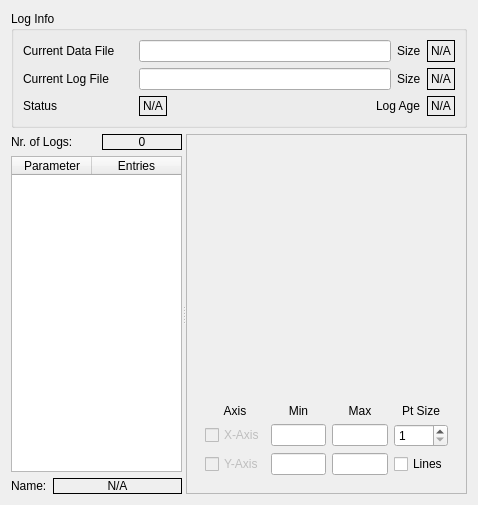
<?xml version="1.0" encoding="UTF-8"?>
<ui version="4.0">
 <class>LogPlotsWidget</class>
 <widget class="QWidget" name="LogPlotsWidget">
  <property name="geometry">
   <rect>
    <x>0</x>
    <y>0</y>
    <width>478</width>
    <height>505</height>
   </rect>
  </property>
  <property name="windowTitle">
   <string>Form</string>
  </property>
  <layout class="QGridLayout" name="gridLayout_5">
   <item row="0" column="0">
    <widget class="QGroupBox" name="groupBox">
     <property name="sizePolicy">
      <sizepolicy hsizetype="Preferred" vsizetype="Minimum">
       <horstretch>0</horstretch>
       <verstretch>0</verstretch>
      </sizepolicy>
     </property>
     <property name="title">
      <string>Log Info</string>
     </property>
     <layout class="QGridLayout" name="gridLayout_4">
      <item row="0" column="0" colspan="3">
       <layout class="QHBoxLayout" name="horizontalLayout_2">
        <item>
         <widget class="QLabel" name="label_6">
          <property name="sizePolicy">
           <sizepolicy hsizetype="Minimum" vsizetype="Minimum">
            <horstretch>0</horstretch>
            <verstretch>0</verstretch>
           </sizepolicy>
          </property>
          <property name="minimumSize">
           <size>
            <width>110</width>
            <height>0</height>
           </size>
          </property>
          <property name="text">
           <string>Current Data File</string>
          </property>
         </widget>
        </item>
        <item>
         <widget class="QLineEdit" name="dataFileNameLineEdit">
          <property name="readOnly">
           <bool>true</bool>
          </property>
         </widget>
        </item>
        <item>
         <widget class="QLabel" name="label_9">
          <property name="text">
           <string>Size</string>
          </property>
         </widget>
        </item>
        <item>
         <widget class="QLabel" name="dataSizeLabel">
          <property name="frameShape">
           <enum>QFrame::Box</enum>
          </property>
          <property name="text">
           <string>N/A</string>
          </property>
         </widget>
        </item>
       </layout>
      </item>
      <item row="1" column="0" colspan="3">
       <layout class="QHBoxLayout" name="horizontalLayout_3">
        <item>
         <widget class="QLabel" name="label_7">
          <property name="sizePolicy">
           <sizepolicy hsizetype="Minimum" vsizetype="Preferred">
            <horstretch>0</horstretch>
            <verstretch>0</verstretch>
           </sizepolicy>
          </property>
          <property name="minimumSize">
           <size>
            <width>110</width>
            <height>0</height>
           </size>
          </property>
          <property name="text">
           <string>Current Log File</string>
          </property>
         </widget>
        </item>
        <item>
         <widget class="QLineEdit" name="logFileNameLineEdit">
          <property name="readOnly">
           <bool>true</bool>
          </property>
         </widget>
        </item>
        <item>
         <widget class="QLabel" name="label_10">
          <property name="text">
           <string>Size</string>
          </property>
         </widget>
        </item>
        <item>
         <widget class="QLabel" name="logSizeLabel">
          <property name="frameShape">
           <enum>QFrame::Box</enum>
          </property>
          <property name="text">
           <string>N/A</string>
          </property>
         </widget>
        </item>
       </layout>
      </item>
      <item row="2" column="0">
       <layout class="QHBoxLayout" name="horizontalLayout_4">
        <item>
         <widget class="QLabel" name="label_11">
          <property name="sizePolicy">
           <sizepolicy hsizetype="Minimum" vsizetype="Preferred">
            <horstretch>0</horstretch>
            <verstretch>0</verstretch>
           </sizepolicy>
          </property>
          <property name="minimumSize">
           <size>
            <width>110</width>
            <height>0</height>
           </size>
          </property>
          <property name="text">
           <string>Status</string>
          </property>
         </widget>
        </item>
        <item>
         <widget class="QLabel" name="logStatusLabel">
          <property name="frameShape">
           <enum>QFrame::Box</enum>
          </property>
          <property name="text">
           <string>N/A</string>
          </property>
         </widget>
        </item>
       </layout>
      </item>
      <item row="2" column="1">
       <spacer name="horizontalSpacer_7">
        <property name="orientation">
         <enum>Qt::Horizontal</enum>
        </property>
        <property name="sizeHint" stdset="0">
         <size>
          <width>349</width>
          <height>20</height>
         </size>
        </property>
       </spacer>
      </item>
      <item row="2" column="2">
       <layout class="QHBoxLayout" name="horizontalLayout_5">
        <item>
         <widget class="QLabel" name="label_12">
          <property name="text">
           <string>Log Age</string>
          </property>
         </widget>
        </item>
        <item>
         <widget class="QLabel" name="logAgeLabel">
          <property name="frameShape">
           <enum>QFrame::Box</enum>
          </property>
          <property name="text">
           <string>N/A</string>
          </property>
         </widget>
        </item>
       </layout>
      </item>
     </layout>
    </widget>
   </item>
   <item row="1" column="0">
    <widget class="QSplitter" name="splitter">
     <property name="sizePolicy">
      <sizepolicy hsizetype="Expanding" vsizetype="Expanding">
       <horstretch>0</horstretch>
       <verstretch>0</verstretch>
      </sizepolicy>
     </property>
     <property name="orientation">
      <enum>Qt::Horizontal</enum>
     </property>
     <widget class="QWidget" name="layoutWidget">
      <layout class="QVBoxLayout" name="verticalLayout">
       <item>
        <layout class="QHBoxLayout" name="horizontalLayout">
         <item>
          <widget class="QLabel" name="label">
           <property name="text">
            <string>Nr. of Logs:</string>
           </property>
          </widget>
         </item>
         <item>
          <widget class="QLabel" name="nrLogsLabel">
           <property name="maximumSize">
            <size>
             <width>80</width>
             <height>16777215</height>
            </size>
           </property>
           <property name="frameShape">
            <enum>QFrame::Box</enum>
           </property>
           <property name="text">
            <string>0</string>
           </property>
           <property name="alignment">
            <set>Qt::AlignCenter</set>
           </property>
          </widget>
         </item>
        </layout>
       </item>
       <item>
        <widget class="QTableWidget" name="tableWidget">
         <property name="sizePolicy">
          <sizepolicy hsizetype="Preferred" vsizetype="Expanding">
           <horstretch>0</horstretch>
           <verstretch>0</verstretch>
          </sizepolicy>
         </property>
         <property name="minimumSize">
          <size>
           <width>0</width>
           <height>80</height>
          </size>
         </property>
         <property name="maximumSize">
          <size>
           <width>16777215</width>
           <height>16777215</height>
          </size>
         </property>
         <property name="editTriggers">
          <set>QAbstractItemView::NoEditTriggers</set>
         </property>
         <property name="alternatingRowColors">
          <bool>true</bool>
         </property>
         <property name="selectionMode">
          <enum>QAbstractItemView::SingleSelection</enum>
         </property>
         <property name="selectionBehavior">
          <enum>QAbstractItemView::SelectRows</enum>
         </property>
         <attribute name="horizontalHeaderMinimumSectionSize">
          <number>70</number>
         </attribute>
         <attribute name="horizontalHeaderDefaultSectionSize">
          <number>80</number>
         </attribute>
         <attribute name="horizontalHeaderStretchLastSection">
          <bool>true</bool>
         </attribute>
         <column>
          <property name="text">
           <string>Parameter</string>
          </property>
         </column>
         <column>
          <property name="text">
           <string>Entries</string>
          </property>
         </column>
        </widget>
       </item>
       <item>
        <layout class="QHBoxLayout" name="horizontalLayout_10">
         <item>
          <widget class="QLabel" name="label_8">
           <property name="text">
            <string>Name:</string>
           </property>
          </widget>
         </item>
         <item>
          <widget class="QLabel" name="logNameLabel">
           <property name="sizePolicy">
            <sizepolicy hsizetype="Expanding" vsizetype="Preferred">
             <horstretch>0</horstretch>
             <verstretch>0</verstretch>
            </sizepolicy>
           </property>
           <property name="frameShape">
            <enum>QFrame::Box</enum>
           </property>
           <property name="text">
            <string>N/A</string>
           </property>
           <property name="alignment">
            <set>Qt::AlignCenter</set>
           </property>
          </widget>
         </item>
        </layout>
       </item>
      </layout>
     </widget>
     <widget class="QFrame" name="frame_3">
      <property name="minimumSize">
       <size>
        <width>0</width>
        <height>0</height>
       </size>
      </property>
      <property name="frameShape">
       <enum>QFrame::StyledPanel</enum>
      </property>
      <property name="frameShadow">
       <enum>QFrame::Raised</enum>
      </property>
      <layout class="QGridLayout" name="gridLayout_3">
       <item row="0" column="0">
        <widget class="CustomPlot" name="logPlot" native="true">
         <property name="sizePolicy">
          <sizepolicy hsizetype="Preferred" vsizetype="Expanding">
           <horstretch>0</horstretch>
           <verstretch>0</verstretch>
          </sizepolicy>
         </property>
         <property name="minimumSize">
          <size>
           <width>200</width>
           <height>80</height>
          </size>
         </property>
        </widget>
       </item>
       <item row="1" column="0">
        <widget class="QFrame" name="frame">
         <property name="sizePolicy">
          <sizepolicy hsizetype="Preferred" vsizetype="Minimum">
           <horstretch>0</horstretch>
           <verstretch>0</verstretch>
          </sizepolicy>
         </property>
         <layout class="QGridLayout" name="gridLayout_2">
          <item row="0" column="1">
           <layout class="QGridLayout" name="gridLayout">
            <item row="2" column="1">
             <spacer name="horizontalSpacer_2">
              <property name="orientation">
               <enum>Qt::Horizontal</enum>
              </property>
              <property name="sizeHint" stdset="0">
               <size>
                <width>18</width>
                <height>20</height>
               </size>
              </property>
             </spacer>
            </item>
            <item row="1" column="1">
             <spacer name="horizontalSpacer">
              <property name="orientation">
               <enum>Qt::Horizontal</enum>
              </property>
              <property name="sizeHint" stdset="0">
               <size>
                <width>18</width>
                <height>20</height>
               </size>
              </property>
             </spacer>
            </item>
            <item row="1" column="0">
             <widget class="QCheckBox" name="xAutoScaleCheckBox">
              <property name="enabled">
               <bool>false</bool>
              </property>
              <property name="layoutDirection">
               <enum>Qt::LeftToRight</enum>
              </property>
              <property name="text">
               <string>X-Axis</string>
              </property>
             </widget>
            </item>
            <item row="2" column="0">
             <widget class="QCheckBox" name="yAutoScaleCheckBox">
              <property name="enabled">
               <bool>false</bool>
              </property>
              <property name="text">
               <string>Y-Axis</string>
              </property>
             </widget>
            </item>
            <item row="0" column="0">
             <widget class="QLabel" name="label_2">
              <property name="text">
               <string>Axis</string>
              </property>
              <property name="alignment">
               <set>Qt::AlignCenter</set>
              </property>
             </widget>
            </item>
            <item row="0" column="2">
             <widget class="QLabel" name="label_3">
              <property name="text">
               <string>Min</string>
              </property>
              <property name="alignment">
               <set>Qt::AlignCenter</set>
              </property>
             </widget>
            </item>
            <item row="1" column="2">
             <widget class="QLineEdit" name="xMinLineEdit"/>
            </item>
            <item row="2" column="2">
             <widget class="QLineEdit" name="yMinLineEdit"/>
            </item>
            <item row="0" column="3">
             <widget class="QLabel" name="label_4">
              <property name="text">
               <string>Max</string>
              </property>
              <property name="alignment">
               <set>Qt::AlignCenter</set>
              </property>
             </widget>
            </item>
            <item row="1" column="3">
             <widget class="QLineEdit" name="xMaxLineEdit"/>
            </item>
            <item row="2" column="3">
             <widget class="QLineEdit" name="yMaxLineEdit"/>
            </item>
            <item row="0" column="5">
             <widget class="QLabel" name="label_5">
              <property name="text">
               <string>Pt Size</string>
              </property>
              <property name="alignment">
               <set>Qt::AlignCenter</set>
              </property>
             </widget>
            </item>
            <item row="1" column="6">
             <spacer name="horizontalSpacer_3">
              <property name="orientation">
               <enum>Qt::Horizontal</enum>
              </property>
              <property name="sizeHint" stdset="0">
               <size>
                <width>18</width>
                <height>20</height>
               </size>
              </property>
             </spacer>
            </item>
            <item row="2" column="6">
             <spacer name="horizontalSpacer_4">
              <property name="orientation">
               <enum>Qt::Horizontal</enum>
              </property>
              <property name="sizeHint" stdset="0">
               <size>
                <width>18</width>
                <height>20</height>
               </size>
              </property>
             </spacer>
            </item>
            <item row="1" column="5">
             <widget class="QSpinBox" name="pointSizeSpinBox">
              <property name="minimum">
               <number>1</number>
              </property>
             </widget>
            </item>
            <item row="2" column="5">
             <widget class="QCheckBox" name="linesCheckBox">
              <property name="text">
               <string>Lines</string>
              </property>
             </widget>
            </item>
           </layout>
          </item>
         </layout>
        </widget>
       </item>
      </layout>
     </widget>
    </widget>
   </item>
  </layout>
 </widget>
 <customwidgets>
  <customwidget>
   <class>CustomPlot</class>
   <extends>QWidget</extends>
   <header>custom_plot_widget.h</header>
   <container>1</container>
  </customwidget>
 </customwidgets>
 <resources/>
 <connections/>
</ui>
